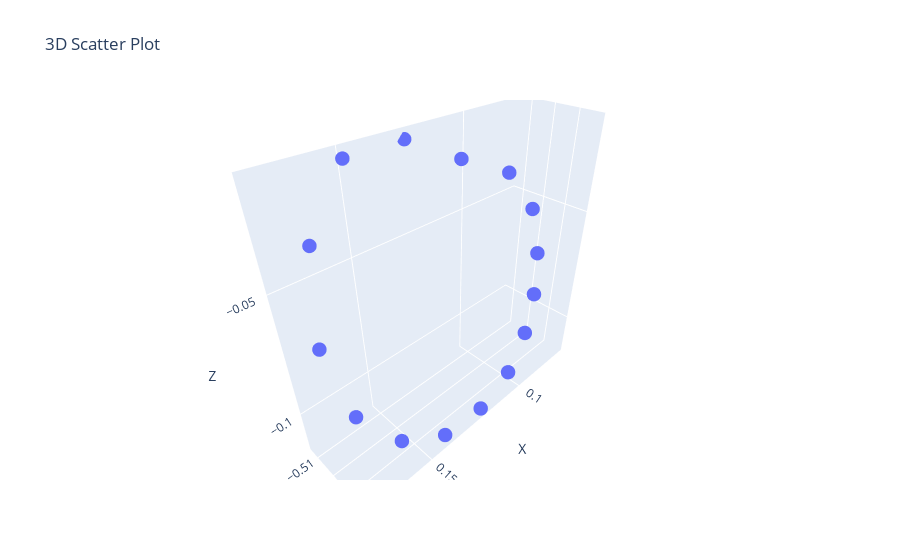

Notebook code for this chart:
### Code cell
fig = go.Figure(data=[go.Scatter3d(x=xyz[:, 0], y=xyz[:, 1], z=xyz[:, 2], mode="markers", marker=dict(size=5))])
fig.update_layout(scene=dict(xaxis_title="X", yaxis_title="Y", zaxis_title="Z"), title="3D Scatter Plot")
fig.show()

### Figure 1 — Plotly figure (JSON) as saved in the notebook; plotly's stock layout.template omitted (floating-point values rounded to 4 significant figures)
{"data": [{"marker": {"size": 5}, "mode": "markers", "type": "scatter3d", "x": [0.07282, 0.07211, 0.1031, 0.08783, 0.1718, 0.1751, 0.15, 0.1679, 0.127, 0.08528, 0.1061, 0.1225, 0.1424, 0.1599, 0.07767], "y": [-0.502, -0.4976, -0.4846, -0.4888, -0.4891, -0.4965, -0.5125, -0.5049, -0.514, -0.5055, -0.51, -0.4822, -0.4816, -0.4839, -0.4932], "z": [-0.05473, -0.07371, -0.1121, -0.1026, -0.08464, -0.06032, -0.01774, -0.03443, -0.01787, -0.03727, -0.02811, -0.1162, -0.1134, -0.1024, -0.08978]}], "layout": {"scene": {"xaxis": {"title": {"text": "X"}}, "yaxis": {"title": {"text": "Y"}}, "zaxis": {"title": {"text": "Z"}}}, "title": {"text": "3D Scatter Plot"}}}
